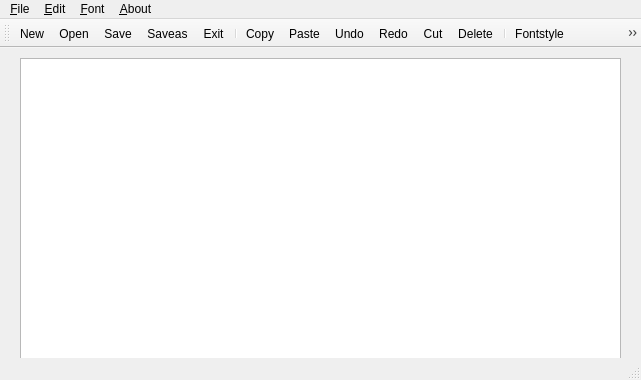
<?xml version="1.0" encoding="UTF-8"?>
<ui version="4.0">
 <class>NotePad</class>
 <widget class="QMainWindow" name="NotePad">
  <property name="geometry">
   <rect>
    <x>0</x>
    <y>0</y>
    <width>641</width>
    <height>380</height>
   </rect>
  </property>
  <property name="windowTitle">
   <string>NotePad</string>
  </property>
  <widget class="QWidget" name="centralwidget">
   <widget class="QTextEdit" name="textEdit">
    <property name="geometry">
     <rect>
      <x>20</x>
      <y>10</y>
      <width>601</width>
      <height>331</height>
     </rect>
    </property>
   </widget>
  </widget>
  <widget class="QMenuBar" name="menubar">
   <property name="geometry">
    <rect>
     <x>0</x>
     <y>0</y>
     <width>641</width>
     <height>21</height>
    </rect>
   </property>
   <widget class="QMenu" name="menu_File">
    <property name="title">
     <string>&amp;File</string>
    </property>
    <addaction name="action_New"/>
    <addaction name="action_New_window"/>
    <addaction name="action_Open"/>
    <addaction name="separator"/>
    <addaction name="action_Save"/>
    <addaction name="action_Saveas"/>
    <addaction name="separator"/>
    <addaction name="action_Exit"/>
   </widget>
   <widget class="QMenu" name="menu_Edit">
    <property name="title">
     <string>&amp;Edit</string>
    </property>
    <addaction name="action_Undo"/>
    <addaction name="action_REdo"/>
    <addaction name="separator"/>
    <addaction name="action_Copy"/>
    <addaction name="action_Paste"/>
    <addaction name="separator"/>
    <addaction name="action_Cut"/>
    <addaction name="action_Delete"/>
   </widget>
   <widget class="QMenu" name="menu_About">
    <property name="title">
     <string>&amp;About</string>
    </property>
    <addaction name="action_About"/>
    <addaction name="separator"/>
   </widget>
   <widget class="QMenu" name="menu_Font">
    <property name="title">
     <string>&amp;Font</string>
    </property>
    <addaction name="action_Style"/>
    <addaction name="separator"/>
    <addaction name="action_Fontcolor"/>
   </widget>
   <addaction name="menu_File"/>
   <addaction name="menu_Edit"/>
   <addaction name="menu_Font"/>
   <addaction name="menu_About"/>
  </widget>
  <widget class="QStatusBar" name="statusbar"/>
  <widget class="QToolBar" name="toolBar">
   <property name="windowTitle">
    <string>toolBar</string>
   </property>
   <attribute name="toolBarArea">
    <enum>TopToolBarArea</enum>
   </attribute>
   <attribute name="toolBarBreak">
    <bool>false</bool>
   </attribute>
   <addaction name="action_New"/>
   <addaction name="action_Open"/>
   <addaction name="action_Save"/>
   <addaction name="action_Saveas"/>
   <addaction name="action_Exit"/>
   <addaction name="separator"/>
   <addaction name="action_Copy"/>
   <addaction name="action_Paste"/>
   <addaction name="action_Undo"/>
   <addaction name="action_REdo"/>
   <addaction name="action_Cut"/>
   <addaction name="action_Delete"/>
   <addaction name="separator"/>
   <addaction name="action_Style"/>
   <addaction name="action_Fontcolor"/>
   <addaction name="separator"/>
   <addaction name="action_About"/>
   <addaction name="separator"/>
   <addaction name="action_table"/>
   <addaction name="action_stickpad"/>
  </widget>
  <action name="action_New">
   <property name="icon">
    <iconset resource="resourcefile.qrc">
     <normaloff>:/new/icons/icons/add.png</normaloff>:/new/icons/icons/add.png</iconset>
   </property>
   <property name="text">
    <string>New</string>
   </property>
  </action>
  <action name="action_Open">
   <property name="icon">
    <iconset resource="resourcefile.qrc">
     <normaloff>:/new/icons/icons/open.png</normaloff>:/new/icons/icons/open.png</iconset>
   </property>
   <property name="text">
    <string>Open</string>
   </property>
  </action>
  <action name="action_Save">
   <property name="icon">
    <iconset resource="resourcefile.qrc">
     <normaloff>:/new/icons/icons/save.png</normaloff>:/new/icons/icons/save.png</iconset>
   </property>
   <property name="text">
    <string>Save</string>
   </property>
  </action>
  <action name="action_Saveas">
   <property name="icon">
    <iconset resource="resourcefile.qrc">
     <normaloff>:/new/icons/icons/save-as.png</normaloff>:/new/icons/icons/save-as.png</iconset>
   </property>
   <property name="text">
    <string>Saveas</string>
   </property>
  </action>
  <action name="action_Undo">
   <property name="icon">
    <iconset resource="resourcefile.qrc">
     <normaloff>:/new/icons/icons/undo.png</normaloff>:/new/icons/icons/undo.png</iconset>
   </property>
   <property name="text">
    <string>Undo</string>
   </property>
  </action>
  <action name="action_Cut">
   <property name="icon">
    <iconset resource="resourcefile.qrc">
     <normaloff>:/new/icons/icons/cut.png</normaloff>:/new/icons/icons/cut.png</iconset>
   </property>
   <property name="text">
    <string>Cut</string>
   </property>
  </action>
  <action name="action_Copy">
   <property name="icon">
    <iconset resource="resourcefile.qrc">
     <normaloff>:/new/icons/icons/copy.png</normaloff>:/new/icons/icons/copy.png</iconset>
   </property>
   <property name="text">
    <string>Copy</string>
   </property>
  </action>
  <action name="action_Paste">
   <property name="icon">
    <iconset resource="resourcefile.qrc">
     <normaloff>:/new/icons/icons/paste.png</normaloff>:/new/icons/icons/paste.png</iconset>
   </property>
   <property name="text">
    <string>Paste</string>
   </property>
  </action>
  <action name="action_REdo">
   <property name="icon">
    <iconset resource="resourcefile.qrc">
     <normaloff>:/new/icons/icons/redo.png</normaloff>:/new/icons/icons/redo.png</iconset>
   </property>
   <property name="text">
    <string>Redo</string>
   </property>
  </action>
  <action name="action_Delete">
   <property name="icon">
    <iconset resource="resourcefile.qrc">
     <normaloff>:/new/icons/icons/delete.png</normaloff>:/new/icons/icons/delete.png</iconset>
   </property>
   <property name="text">
    <string>Delete</string>
   </property>
  </action>
  <action name="action_About">
   <property name="icon">
    <iconset resource="resourcefile.qrc">
     <normaloff>:/new/icons/icons/information.png</normaloff>:/new/icons/icons/information.png</iconset>
   </property>
   <property name="text">
    <string>About</string>
   </property>
  </action>
  <action name="action_Exit">
   <property name="icon">
    <iconset resource="resourcefile.qrc">
     <normaloff>:/new/icons/icons/reject.png</normaloff>:/new/icons/icons/reject.png</iconset>
   </property>
   <property name="text">
    <string>Exit</string>
   </property>
  </action>
  <action name="action_Style">
   <property name="icon">
    <iconset resource="resourcefile.qrc">
     <normaloff>:/new/icons/icons/font-style.png</normaloff>:/new/icons/icons/font-style.png</iconset>
   </property>
   <property name="text">
    <string>Fontstyle</string>
   </property>
  </action>
  <action name="action_Fontcolor">
   <property name="icon">
    <iconset resource="resourcefile.qrc">
     <normaloff>:/new/icons/icons/color-font.png</normaloff>:/new/icons/icons/color-font.png</iconset>
   </property>
   <property name="text">
    <string>Fontcolor</string>
   </property>
  </action>
  <action name="action_New_window">
   <property name="text">
    <string>New window</string>
   </property>
  </action>
  <action name="action_table">
   <property name="icon">
    <iconset resource="resourcefile.qrc">
     <normaloff>:/new/icons/icons/icon-table.png</normaloff>:/new/icons/icons/icon-table.png</iconset>
   </property>
   <property name="text">
    <string>table</string>
   </property>
  </action>
  <action name="action_stickpad">
   <property name="text">
    <string>stickpad</string>
   </property>
  </action>
 </widget>
 <resources>
  <include location="resourcefile.qrc"/>
 </resources>
 <connections/>
</ui>
